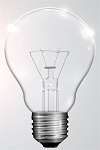
#> input picture lsk/HW05/Task1/bulb1.png, 100 x 150 px; the run also reads 1 picture not shown here
$ python sersim13.py
#> lines starting #> are read from the running program, lines starting #| are printed output that depends on the picture
import serial
import numpy as np
import cv2

face_model = 'haarcascade_frontalface_default.xml'
eye_model = 'haarcascade_eye.xml'
face_cascade = cv2.CascadeClassifier(face_model)
eye_cascade = cv2.CascadeClassifier(eye_model)

ser = serial.Serial("COM13",timeout=1)

darkbulb = cv2.imread("bulb1.png")
#> darkbulb is the input picture: shape (150, 100, 3); mean B, G, R 218.6, 217.2, 218.3
lightbulb = cv2.imread("bulb2.png")
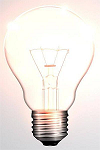
#> input picture lsk/HW05/Task1/bulb2.png, 100 x 150 px
#> lightbulb is the input picture: shape (150, 100, 3); mean B, G, R 227.6, 233.3, 239.8


def display(img, dir):
#> called with dir = 'STANDBY'
    w = img.shape[1]
#> w = 720
    h = img.shape[0]
#> h = 480
    img[h - 150:h, w // 2 - 50:w // 2 + 50] = darkbulb  # top
    img[0:150, w // 2 - 50:w // 2 + 50] = darkbulb  # down
    img[h // 2 - 75:h // 2 + 75, 0:100] = darkbulb  # left
    img[h // 2 - 75:h // 2 + 75, w - 100:w] = darkbulb  # right
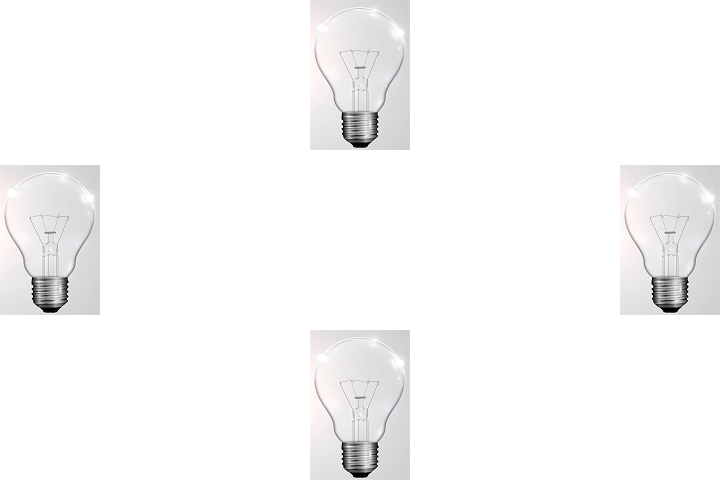
#> img: shape (480, 720, 3); mean B, G, R 248.7, 248.4, 248.6
    if dir == 'L':
        print("left")
        img[h // 2 - 75:h // 2 + 75, 0:100] = lightbulb
    elif dir == 'R':
        print("right")
        img[h // 2 - 75:h // 2 + 75, w - 100:w] = lightbulb
    elif dir == 'F':
        print("top")
        img[0:150, w // 2 - 50:w // 2 + 50] = lightbulb
    elif dir == 'B':
        print("down")
        img[h - 150:h, w // 2 - 50:w // 2 + 50] = lightbulb
    elif dir == 'S':
        print("standby")
        return


while True:
    img = cv2.imread("background.png")
    display(img, 'STANDBY')
    print("reading....")
    resp = ser.read()
    if resp != b"":
        a = resp.decode()
        dir = a.strip()
        display(img, dir)
    cv2.imshow('image', img)
    if cv2.waitKey(10) & 0xFF == ord('q'):
#> (key q is pressed here)
        break
